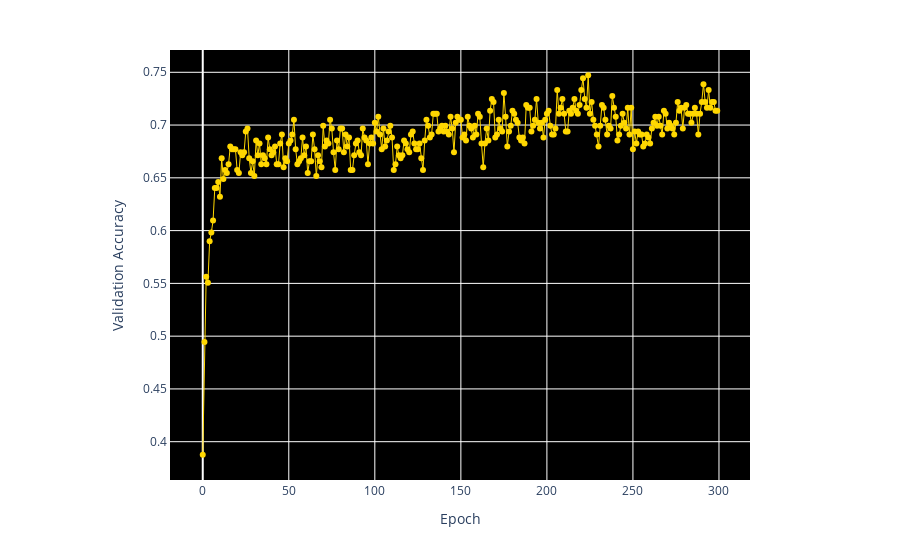

Notebook code for this chart:
### Code cell
# attention
x = [0, 1, 2, 3, 4, 5, 6, 7, 8, 9, 10, 11, 12, 13, 14, 15, 16, 17, 18, 19, 20, 21, 22, 23, 24, 25, 26, 27, 28, 29, 30, 31, 32, 33, 34, 35, 36, 37, 38, 39, 40, 41, 42, 43, 44, 45, 46, 47, 48, 49, 50, 51, 52, 53, 54, 55, 56, 57, 58, 59, 60, 61, 62, 63, 64, 65, 66, 67, 68, 69, 70, 71, 72, 73, 74, 75, 76, 77, 78, 79, 80, 81, 82, 83, 84, 85, 86, 87, 88, 89, 90, 91, 92, 93, 94, 95, 96, 97, 98, 99, 100, 101, 102, 103, 104, 105, 106, 107, 108, 109, 110, 111, 112, 113, 114, 115, 116, 117, 118, 119, 120, 121, 122, 123, 124, 125, 126, 127, 128, 129, 130, 131, 132, 133, 134, 135, 136, 137, 138, 139, 140, 141, 142, 143, 144, 145, 146, 147, 148, 149, 150, 151, 152, 153, 154, 155, 156, 157, 158, 159, 160, 161, 162, 163, 164, 165, 166, 167, 168, 169, 170, 171, 172, 173, 174, 175, 176, 177, 178, 179, 180, 181, 182, 183, 184, 185, 186, 187, 188, 189, 190, 191, 192, 193, 194, 195, 196, 197, 198, 199, 200, 201, 202, 203, 204, 205, 206, 207, 208, 209, 210, 211, 212, 213, 214, 215, 216, 217, 218, 219, 220, 221, 222, 223, 224, 225, 226, 227, 228, 229, 230, 231, 232, 233, 234, 235, 236, 237, 238, 239, 240, 241, 242, 243, 244, 245, 246, 247, 248, 249, 250, 251, 252, 253, 254, 255, 256, 257, 258, 259, 260, 261, 262, 263, 264, 265, 266, 267, 268, 269, 270, 271, 272, 273, 274, 275, 276, 277, 278, 279, 280, 281, 282, 283, 284, 285, 286, 287, 288, 289, 290, 291, 292, 293, 294, 295, 296, 297, 298, 299]
GRU = [0.38764044642448425, 0.49438202381134033, 0.5561797618865967, 0.550561785697937, 0.5898876190185547, 0.5983145833015442, 0.6095505356788635, 0.6404494643211365, 0.6404494643211365, 0.6460674405097961, 0.632022500038147, 0.6685393452644348, 0.648876428604126, 0.6573033928871155, 0.6544944047927856, 0.6629213690757751, 0.6797752976417542, 0.6769663095474243, 0.6769663095474243, 0.6769663095474243, 0.6573033928871155, 0.6544944047927856, 0.6741573214530945, 0.6713483333587646, 0.6741573214530945, 0.6938202381134033, 0.6966292262077332, 0.6685393452644348, 0.6544944047927856, 0.665730357170105, 0.6516854166984558, 0.6853932738304138, 0.6713483333587646, 0.682584285736084, 0.6629213690757751, 0.6713483333587646, 0.6685393452644348, 0.6629213690757751, 0.6882022619247437, 0.6769663095474243, 0.6713483333587646, 0.6741573214530945, 0.6797752976417542, 0.6629213690757751, 0.6629213690757751, 0.682584285736084, 0.6910112500190735, 0.6601123809814453, 0.6685393452644348, 0.665730357170105, 0.682584285736084, 0.6853932738304138, 0.6910112500190735, 0.7050561904907227, 0.6769663095474243, 0.6629213690757751, 0.665730357170105, 0.6685393452644348, 0.6882022619247437, 0.6713483333587646, 0.6797752976417542, 0.6544944047927856, 0.665730357170105, 0.665730357170105, 0.6910112500190735, 0.6769663095474243, 0.6516854166984558, 0.6713483333587646, 0.665730357170105, 0.6601123809814453, 0.699438214302063, 0.6797752976417542, 0.6853932738304138, 0.682584285736084, 0.7050561904907227, 0.6966292262077332, 0.6741573214530945, 0.6573033928871155, 0.6853932738304138, 0.6769663095474243, 0.6966292262077332, 0.6966292262077332, 0.6741573214530945, 0.6910112500190735, 0.6797752976417542, 0.6882022619247437, 0.6573033928871155, 0.6573033928871155, 0.6713483333587646, 0.682584285736084, 0.6853932738304138, 0.6741573214530945, 0.6713483333587646, 0.6966292262077332, 0.6882022619247437, 0.6853932738304138, 0.6629213690757751, 0.682584285736084, 0.6882022619247437, 0.682584285736084, 0.7022472023963928, 0.6938202381134033, 0.7078651785850525, 0.6910112500190735, 0.6769663095474243, 0.6966292262077332, 0.6797752976417542, 0.6853932738304138, 0.6938202381134033, 0.699438214302063, 0.6882022619247437, 0.6573033928871155, 0.6629213690757751, 0.6797752976417542, 0.6713483333587646, 0.6685393452644348, 0.6713483333587646, 0.6853932738304138, 0.682584285736084, 0.6769663095474243, 0.6741573214530945, 0.6910112500190735, 0.6938202381134033, 0.682584285736084, 0.6769663095474243, 0.6769663095474243, 0.682584285736084, 0.6685393452644348, 0.6573033928871155, 0.6853932738304138, 0.7050561904907227, 0.699438214302063, 0.6882022619247437, 0.6910112500190735, 0.7106741666793823, 0.7106741666793823, 0.7106741666793823, 0.6938202381134033, 0.6966292262077332, 0.699438214302063, 0.6938202381134033, 0.699438214302063, 0.6938202381134033, 0.6910112500190735, 0.7078651785850525, 0.6966292262077332, 0.6741573214530945, 0.7022472023963928, 0.7078651785850525, 0.7050561904907227, 0.7050561904907227, 0.6882022619247437, 0.6910112500190735, 0.6853932738304138, 0.7078651785850525, 0.699438214302063, 0.6966292262077332, 0.6882022619247437, 0.699438214302063, 0.6910112500190735, 0.7106741666793823, 0.7078651785850525, 0.682584285736084, 0.6601123809814453, 0.682584285736084, 0.6966292262077332, 0.6853932738304138, 0.7134831547737122, 0.7247191071510315, 0.7219101190567017, 0.6882022619247437, 0.6910112500190735, 0.7050561904907227, 0.6966292262077332, 0.6938202381134033, 0.7303370833396912, 0.7078651785850525, 0.6797752976417542, 0.6938202381134033, 0.699438214302063, 0.7134831547737122, 0.7106741666793823, 0.7050561904907227, 0.7022472023963928, 0.6882022619247437, 0.6853932738304138, 0.6882022619247437, 0.682584285736084, 0.7191011309623718, 0.716292142868042, 0.716292142868042, 0.6938202381134033, 0.699438214302063, 0.7050561904907227, 0.7247191071510315, 0.7022472023963928, 0.6966292262077332, 0.7022472023963928, 0.6882022619247437, 0.7050561904907227, 0.7106741666793823, 0.7134831547737122, 0.699438214302063, 0.6910112500190735, 0.6910112500190735, 0.6966292262077332, 0.733146071434021, 0.7106741666793823, 0.716292142868042, 0.7247191071510315, 0.7106741666793823, 0.6938202381134033, 0.6938202381134033, 0.7134831547737122, 0.7106741666793823, 0.716292142868042, 0.7247191071510315, 0.7134831547737122, 0.7106741666793823, 0.7191011309623718, 0.733146071434021, 0.7443820238113403, 0.7247191071510315, 0.716292142868042, 0.7471910119056702, 0.7106741666793823, 0.7219101190567017, 0.7050561904907227, 0.699438214302063, 0.6910112500190735, 0.6797752976417542, 0.699438214302063, 0.7191011309623718, 0.716292142868042, 0.7050561904907227, 0.6910112500190735, 0.699438214302063, 0.6966292262077332, 0.7275280952453613, 0.716292142868042, 0.7078651785850525, 0.6853932738304138, 0.6910112500190735, 0.699438214302063, 0.7106741666793823, 0.7022472023963928, 0.6966292262077332, 0.716292142868042, 0.6910112500190735, 0.716292142868042, 0.6769663095474243, 0.6938202381134033, 0.682584285736084, 0.6938202381134033, 0.6910112500190735, 0.6910112500190735, 0.6797752976417542, 0.682584285736084, 0.6910112500190735, 0.6882022619247437, 0.682584285736084, 0.6966292262077332, 0.7022472023963928, 0.7078651785850525, 0.699438214302063, 0.7078651785850525, 0.699438214302063, 0.6910112500190735, 0.7134831547737122, 0.7106741666793823, 0.6966292262077332, 0.7022472023963928, 0.699438214302063, 0.6966292262077332, 0.6910112500190735, 0.7022472023963928, 0.7219101190567017, 0.7134831547737122, 0.716292142868042, 0.6966292262077332, 0.716292142868042, 0.7191011309623718, 0.7106741666793823, 0.7106741666793823, 0.7022472023963928, 0.7106741666793823, 0.716292142868042, 0.7106741666793823, 0.6910112500190735, 0.7106741666793823, 0.7219101190567017, 0.7387640476226807, 0.7219101190567017, 0.716292142868042, 0.733146071434021, 0.716292142868042, 0.7219101190567017, 0.7219101190567017, 0.7134831547737122, 0.7134831547737122]
plot_favorite_single(x, GRU)
